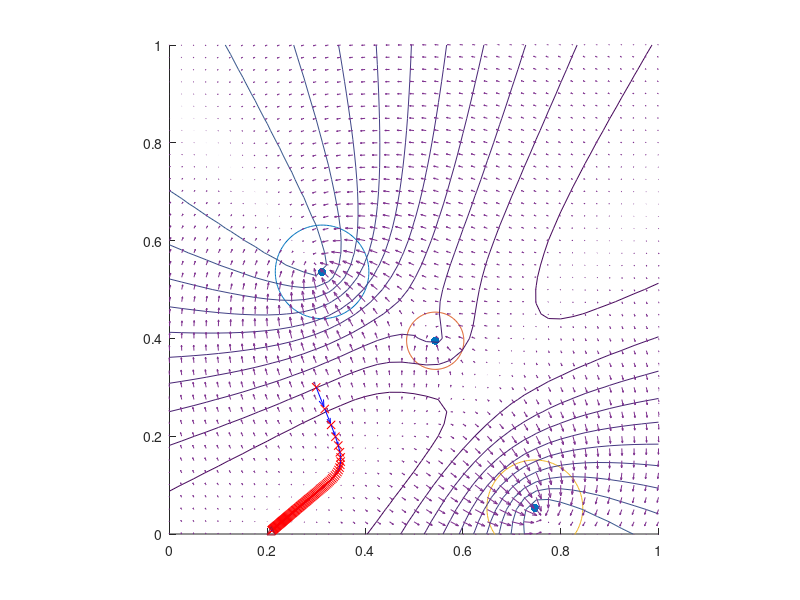

Write the MATLAB code that produced this figure.
function voronoi_test
close all

n = 3;
o = rand(2,n); r = 0.05+0.1*rand(1,n);
show_objects(o,r);
show_cont_grad(o,r);

p = [0.3; 0.3];
e = 0.1;
for i=1:100
    
    hold on; plot(p(1), p(2), 'rx');
%     delta = repmat(p,1,n)-o;
    %     hold on; quiver(p(1)*ones(1,n), p(2)*ones(1,n), delta(1,:),delta(2,:),'r');
%     dist = sqrt(sum(delta.^2)) - r;
%     [~,ind] = sort(dist);    
    %     delta_3 = delta(:,ind(1:3));
    %     dist_3 = dist(ind(1:3));
    %     hold on; quiver(p(1)*ones(1,3), p(2)*ones(1,3), -delta_3(1,:), -delta_3(2,:),'g');

    dx = 0.025; dy=dx;
    dv_dx = (objective(p+[dx;0],o,r) - objective(p,o,r))/dx;
    dv_dy = (objective(p+[0;dy],o,r) - objective(p,o,r))/dy;
    
    %     grad = sum(delta_3,2) -1/3*sum(dist_3)*sum(repmat(dist_3.^-1,2,1).*delta_3,2);
    force = -e*[dv_dx; dv_dy];
    quiver(p(1), p(2), force(1), force(2),'b');
    p = p + force;
end

plot(p(1), p(2), '^');

function show_objects(o,r)
n = size(o,2);
figure; scatter(o(1,:),o(2,:),'fill'); axis([0 1 0 1]); axis equal
t=0:pi/100:2*pi; 
hold on; plot(repmat(o(1,:),numel(t),1)+repmat(r,numel(t),1).*repmat(cos(t)',1,n), repmat(o(2,:),numel(t),1)+repmat(r,numel(t),1).*repmat(sin(t)',1,n))

function [x,y,px,py]=show_cont_grad(o,r)
[x,y] = meshgrid(0:0.025:1, 0:0.025:1);
z=zeros(size(x));
for i=1:numel(x)
    p = [x(i);y(i)];
    z(i) = objective(p,o,r);
end
hold on;
contour(x,y,z);
[px,py] = gradient(z,0.025,0.025);    % numerical gradient
quiver(x,y,px,py);

function val = objective(p,o,r)
n = size(o,2);
delta = repmat(p,1,n)-o;
%     hold on; quiver(p(1)*ones(1,n), p(2)*ones(1,n), delta(1,:),delta(2,:),'r');
dist = sqrt(sum(delta.^2)) - r;
[~,ind] = sort(dist);           % indices nearest
nn = 3;
dist_nn = dist(ind(1:nn));        % distances to nearest 3
val = sum(dist_nn.^2)-1/nn*sum(dist_nn)^2;